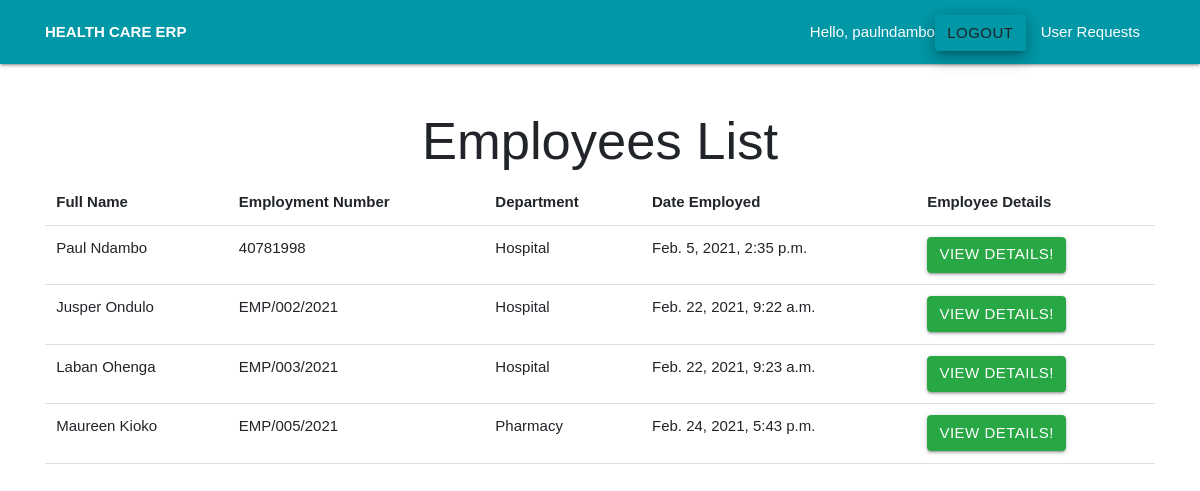
Page /HumanResource/ (signed in) on the committed database.
### HumanResource/models.py (models this page shows, shortened)
class Employee(models.Model):
    employment_number = models.CharField(max_length=200, unique=True)
    name = models.CharField(max_length=200)
    slug = models.SlugField(max_length=200, unique=True)
    phone = models.CharField(max_length=200)
    email = models.EmailField()
    department = models.CharField(max_length=200, choices=DEPARTMENT_CHOICES)
    employment_date = models.DateTimeField()
    date_of_birth = models.DateTimeField()
    religion = models.CharField(max_length=200, choices=RELIGION_CHOICES)
    gender = models.CharField(max_length=200, choices=GENDER_CHOICES)
    skin_color = models.CharField(max_length=200)
    hair_color = models.CharField(max_length=200)
    height = models.CharField(max_length=200)
    address = models.CharField(max_length=200)
    city = models.CharField(max_length=200)
    country = models.CharField(max_length=200)
    nationality = models.CharField(max_length=200)
    personal_description = models.TextField(max_length=2000)
    profile_photo = models.ImageField(upload_to="pics")
    last_university_attended = models.CharField(max_length=500)
    highest_education_level = models.CharField(max_length=50, choices=HIGHEST_EDUCATION_CHOICES)
    graduation_year = models.DateTimeField(default=timezone.now)
    schools_attended = models.CharField(max_length=500)
    specialization = models.CharField(max_length=500)
    places_worked = models.TextField()
    class Meta:
        verbose_name = ("Employee Detail")
        verbose_name_plural = ("Employees Details")

### HumanResource/views.py (the view)
# urls.py: path("", views.EmployeeList.as_view(), name="employees"),
class EmployeeList(generic.ListView):
    queryset = Employee.objects.all()
    template_name = "hr/employees.html"

### HumanResource/templates/hr/employees.html
{% extends "base_layout.html" %}
{% block heading %}
    <h1 class="display-4 text-center">Employees List</h1>
{% endblock heading %}
 {% block content %}
 <table class="table table-borderless">
     <thead class="border-bottom font-weight-bold">
         <tr>
             <td>Full Name</td>
             <td>Employment Number</td>
             <td>Department</td>
             <td>Date Employed</td>
             <td>Employee Details</td>
         </tr>
     </thead>
     <tbody>
         {% for employee in employee_list %}
            <tr>
                <td>{{ employee.name }}</td>
                <td>{{ employee.employment_number }}</td>
                <td>{{ employee.department }}</td>
                <td>{{ employee.employment_date }}</td>
                <td><a href="{% url 'employee_details' employee.id %}" class="btn btn-success">View Details!</a></td>
            </tr>
         {% endfor %}
     </tbody>
 </table>
{% endblock %}

### templates/base_layout.html (shortened to what this page needs)
{% load static from static %}
<!DOCTYPE html>
<html>
<head>
    <link rel="stylesheet" href="https://cdnjs.cloudflare.com/ajax/libs/materialize/1.0.0/css/materialize.min.css">
    <link rel="stylesheet" href="{% static 'css/styles.css' %}">
    <link rel="stylesheet" href="{% static 'css/materialize.min.css' %}">
    <link rel="stylesheet" href="{% static 'css/bootstrap/bootstrap.css' %}">
    <link rel="stylesheet" href="{% static 'css/bootstrap/bootstrap.min.css' %}">
    <link rel="stylesheet" href="{% static 'css/bootstrap/bootstrap-grid.css' %}">
    <link rel="stylesheet" href="{% static 'css/bootstrap/bootstrap-reboot.css' %}">
    <link rel="stylesheet" href="{% static 'css/font-awesome/font-awesome.css' %}">
    <link rel="stylesheet" href="{% static 'css/font-awesome/brand.css' %}">
    <link rel="stylesheet" href="{% static 'css/font-awesome/solid.css' %}">
    <link rel="stylesheet" href="{% static 'css/custom/auth.css' %}">
</head>
<body>
    <header class="wrapper">
        <nav class="cyan darken-2">
            <div class="nav-wrapper container">
                <a href="/"> <b>HEALTH CARE ERP</b></a>
                <ul id="nav-mobile" class="right">
                    {% if user.is_authenticated %}
                    <li>Hello, {{ request.user.username }} </li>
                    <li>
                        <form class="logout-link" action="{% url 'accounts:logout' %}" method="post">
                            <button class="btn z-depth-3" type="submit">Logout</button>
                        </form>
                    </li>
                    {% if user.is_superuser %}
                    <li><a href="{% url 'accounts:requests' %}">User Requests</a></li>
                    {% endif %}
                    {% else %}
                    <li><a href="{% url 'accounts:login' %}">Login</a></li>
                    <li><a href="{% url 'accounts:signup' %}">Signup</a></li>
                    {% endif %}
                </ul>
            </div>
        </nav>
    </header>
    <div class="wrapper container mt-5">
        {% block heading %}
        {% endblock heading %}
        {% block content %}
        {% endblock %}
    </div>
</body>
</html>

### static/css/custom/auth.css (style rules this page uses)
* { margin: 0; padding: 0; font-family: sans-serif; }

### rows in the picture
Employee: name "Paul Ndambo", employment_number "40781998", department "Hospital", employment_date "Feb. 5, 2021, 2:35 p.m."
Employee: name "Jusper Ondulo", employment_number "EMP/002/2021", department "Hospital", employment_date "Feb. 22, 2021, 9:22 a.m."
Employee: name "Laban Ohenga", employment_number "EMP/003/2021", department "Hospital", employment_date "Feb. 22, 2021, 9:23 a.m."
Employee: name "Maureen Kioko", employment_number "EMP/005/2021", department "Pharmacy", employment_date "Feb. 24, 2021, 5:43 p.m."

### other values in the picture
{{ request.user.username }} "paulndambo"
